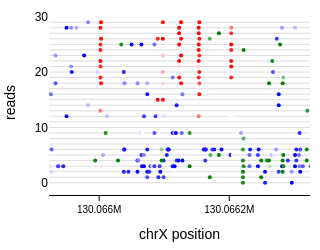

Notebook code for this chart:
### Code cell
load_window_size = 100
fig = plot_read_browser.plot_read_browser(
    mod_file_name=output_dir / f"extract.{ctcf_output_id}" / "reads.combined_basemods.h5",
    motifs=["A,0", "GCH,1", "WCG,1"],
    region=FEATURED_SITE,
    thresh=0.75,
    window_size=load_window_size,
    span_full_window=True,
    width=0.8,
    # size=4,
    sort_by="WCG,1_mod_fraction"
)
fig.update_layout(
    width=200,# these values are in pixels
    height=250,    
    margin=dict(t=10, b=10, l=10, r=10),
    title={
        'text': "",
        'x': 0.5,
        'xanchor': 'center',
        'y': 0.9,  # Adjust the vertical position of the title
        'yanchor': 'top',
        'pad': {'b': 10} 
    },
    xaxis_title='chrX position',
    yaxis_title='reads',
    font=dict(family="Arial", color='black')
)
fig.update_traces(marker_showscale=False)
fig.update_xaxes(
    ticks="outside",          # THE key one — draws the actual tick marks
    ticklen=5,                # length of each tick in px
    tickwidth=1,
    tickcolor="black",
    tickangle=0,              # horizontal labels
    showline=True,            # the axis baseline
    linecolor="black",
    linewidth=1,
    tickfont=dict(size=10, color="black"),
    nticks=4,                 # roughly matches the spacing in your target
)
fig.write_image(config.figure_dir / f"single_read_sorted_{FEATURED_SITE.replace(':', '_').replace('-', '_')}.svg", format="svg", scale=2)
fig.show()

### Figure 1 — Plotly figure (JSON) as saved in the notebook; plotly's stock layout.template omitted (floating-point values rounded to 4 significant figures; data arrays with more than 128 entries replaced by an {"elided": "..."} marker saying what was removed)
{"data": [{"hoverinfo": "text", "hovertext": "224ae384-27cc-4e2c-9d61-94c60d80c65d", "line": {"color": "lightgrey", "width": 0.8}, "marker": {"showscale": false}, "mode": "lines", "showlegend": false, "type": "scatter", "x": [130055420, 130111165], "y": [4, 4]}, {"hoverinfo": "text", "hovertext": "e559693d-2a98-4593-a53a-9e5a2205bd98", "line": {"color": "lightgrey", "width": 0.8}, "marker": {"showscale": false}, "mode": "lines", "showlegend": false, "type": "scatter", "x": [130040096, 130085966], "y": [7, 7]}, {"hoverinfo": "text", "hovertext": "43ee651c-4c7e-4130-9aff-bde13c4ed8af", "line": {"color": "lightgrey", "width": 0.8}, "marker": {"showscale": false}, "mode": "lines", "showlegend": false, "type": "scatter", "x": [130054113, 130087046], "y": [2, 2]}, {"hoverinfo": "text", "hovertext": "0f5f318f-6580-4314-9482-299aad1d5481", "line": {"color": "lightgrey", "width": 0.8}, "marker": {"showscale": false}, "mode": "lines", "showlegend": false, "type": "scatter", "x": [130049776, 130079839], "y": [14, 14]}, {"hoverinfo": "text", "hovertext": "92181d21-aedf-4351-9f14-45a019d3f2ac", "line": {"color": "lightgrey", "width": 0.8}, "marker": {"showscale": false}, "mode": "lines", "showlegend": false, "type": "scatter", "x": [130044283, 130068565], "y": [10, 10]}, {"hoverinfo": "text", "hovertext": "1d541fe0-2e7d-4e66-b927-facc78dba4ee", "line": {"color": "lightgrey", "width": 0.8}, "marker": {"showscale": false}, "mode": "lines", "showlegend": false, "type": "scatter", "x": [130049088, 130073356], "y": [28, 28]}, {"hoverinfo": "text", "hovertext": "9297bccc-1bcd-47c2-b34d-1f20d1ee4eeb", "line": {"color": "lightgrey", "width": 0.8}, "marker": {"showscale": false}, "mode": "lines", "showlegend": false, "type": "scatter", "x": [130048394, 130070937], "y": [6, 6]}, {"hoverinfo": "text", "hovertext": "a03af16d-586b-4c42-89b9-487074273eb9", "line": {"color": "lightgrey", "width": 0.8}, "marker": {"showscale": false}, "mode": "lines", "showlegend": false, "type": "scatter", "x": [130049559, 130071780], "y": [15, 15]}, {"hoverinfo": "text", "hovertext": "ca97622e-a2cb-47b9-9cb4-1ea17f636ccc", "line": {"color": "lightgrey", "width": 0.8}, "marker": {"showscale": false}, "mode": "lines", "showlegend": false, "type": "scatter", "x": [130060499, 130081967], "y": [26, 26]}, {"hoverinfo": "text", "hovertext": "489271da-e61c-4810-abd4-c5e74d84e8ec", "line": {"color": "lightgrey", "width": 0.8}, "marker": {"showscale": false}, "mode": "lines", "showlegend": false, "type": "scatter", "x": [130053827, 130071468], "y": [5, 5]}, {"hoverinfo": "text", "hovertext": "38095a4a-0b2a-4488-a21a-d987ef675f26", "line": {"color": "lightgrey", "width": 0.8}, "marker": {"showscale": false}, "mode": "lines", "showlegend": false, "type": "scatter", "x": [130062926, 130076011], "y": [13, 13]}, {"hoverinfo": "text", "hovertext": "461b93e2-6455-47cb-9106-528a9a8fa088", "line": {"color": "lightgrey", "width": 0.8}, "marker": {"showscale": false}, "mode": "lines", "showlegend": false, "type": "scatter", "x": [130063384, 130075584], "y": [24, 24]}, {"hoverinfo": "text", "hovertext": "13a8e2a9-fe27-4333-a755-42193cc4fc99", "line": {"color": "lightgrey", "width": 0.8}, "marker": {"showscale": false}, "mode": "lines", "showlegend": false, "type": "scatter", "x": [130058358, 130070414], "y": [21, 21]}, {"hoverinfo": "text", "hovertext": "69c2301c-438f-4712-84bf-f59355775635", "line": {"color": "lightgrey", "width": 0.8}, "marker": {"showscale": false}, "mode": "lines", "showlegend": false, "type": "scatter", "x": [130055542, 130067355], "y": [18, 18]}, {"hoverinfo": "text", "hovertext": "2fe64f26-5bb4-4ec8-a362-cd45c8825e66", "line": {"color": "lightgrey", "width": 0.8}, "marker": {"showscale": false}, "mode": "lines", "showlegend": false, "type": "scatter", "x": [130055534, 130067329], "y": [25, 25]}, {"hoverinfo": "text", "hovertext": "583f9309-4302-4f53-a0fd-00fac729b1e0", "line": {"color": "lightgrey", "width": 0.8}, "marker": {"showscale": false}, "mode": "lines", "showlegend": false, "type": "scatter", "x": [130058090, 130069411], "y": [20, 20]}, {"hoverinfo": "text", "hovertext": "bd309330-e186-4c5f-bcb5-9ff9c0958baa", "line": {"color": "lightgrey", "width": 0.8}, "marker": {"showscale": false}, "mode": "lines", "showlegend": false, "type": "scatter", "x": [130065172, 130076486], "y": [3, 3]}, {"hoverinfo": "text", "hovertext": "3b1d9b84-8e74-41ab-a91c-c3ce96c41933", "line": {"color": "lightgrey", "width": 0.8}, "marker": {"showscale": false}, "mode": "lines", "showlegend": false, "type": "scatter", "x": [130064572, 130075605], "y": [8, 8]}, {"hoverinfo": "text", "hovertext": "f2917bfc-337b-435a-a63f-c9207c8d6fe2", "line": {"color": "lightgrey", "width": 0.8}, "marker": {"showscale": false}, "mode": "lines", "showlegend": false, "type": "scatter", "x": [130061172, 130071328], "y": [23, 23]}, {"hoverinfo": "text", "hovertext": "c6a4bd32-bb7c-49a2-94df-2c53fbb4d619", "line": {"color": "lightgrey", "width": 0.8}, "marker": {"showscale": false}, "mode": "lines", "showlegend": false, "type": "scatter", "x": [130063875, 130073918], "y": [0, 0]}, {"hoverinfo": "text", "hovertext": "2b53fb4f-d521-4709-8694-9c75c88c4958", "line": {"color": "lightgrey", "width": 0.8}, "marker": {"showscale": false}, "mode": "lines", "showlegend": false, "type": "scatter", "x": [130057502, 130066892], "y": [17, 17]}, {"hoverinfo": "text", "hovertext": "52fab228-500f-4542-9279-4ce4d4cbd520", "line": {"color": "lightgrey", "width": 0.8}, "marker": {"showscale": false}, "mode": "lines", "showlegend": false, "type": "scatter", "x": [130058159, 130067446], "y": [29, 29]}, {"hoverinfo": "text", "hovertext": "efea9208-b49f-46e5-a9c8-5576ae4a8590", "line": {"color": "lightgrey", "width": 0.8}, "marker": {"showscale": false}, "mode": "lines", "showlegend": false, "type": "scatter", "x": [130060297, 130069024], "y": [9, 9]}, {"hoverinfo": "text", "hovertext": "26784a24-2070-4a7d-9d6a-e677095318a2", "line": {"color": "lightgrey", "width": 0.8}, "marker": {"showscale": false}, "mode": "lines", "showlegend": false, "type": "scatter", "x": [130058219, 130066609], "y": [12, 12]}, {"hoverinfo": "text", "hovertext": "e0dc4663-9ceb-4f4e-9d00-6475286f8df9", "line": {"color": "lightgrey", "width": 0.8}, "marker": {"showscale": false}, "mode": "lines", "showlegend": false, "type": "scatter", "x": [130064276, 130070761], "y": [19, 19]}, {"hoverinfo": "text", "hovertext": "693c4321-94e8-43ca-82cf-de5b53b653fd", "line": {"color": "lightgrey", "width": 0.8}, "marker": {"showscale": false}, "mode": "lines", "showlegend": false, "type": "scatter", "x": [130064275, 130070754], "y": [16, 16]}, {"hoverinfo": "text", "hovertext": "cda75c24-b8f1-4cd0-8951-3a4acb5d987b", "line": {"color": "lightgrey", "width": 0.8}, "marker": {"showscale": false}, "mode": "lines", "showlegend": false, "type": "scatter", "x": [130060304, 130066764], "y": [22, 22]}, {"hoverinfo": "text", "hovertext": "0f6da52b-e5ab-4246-ab5f-5a4ef3e9f411", "line": {"color": "lightgrey", "width": 0.8}, "marker": {"showscale": false}, "mode": "lines", "showlegend": false, "type": "scatter", "x": [130065808, 130071912], "y": [1, 1]}, {"hoverinfo": "text", "hovertext": "3fe315fc-8478-49cb-b619-5db50f1cec2e", "line": {"color": "lightgrey", "width": 0.8}, "marker": {"showscale": false}, "mode": "lines", "showlegend": false, "type": "scatter", "x": [130063724, 130068210], "y": [11, 11]}, {"hoverinfo": "text", "hovertext": "b893c634-d197-414a-a2f8-b8229cc59db6", "line": {"color": "lightgrey", "width": 0.8}, "marker": {"showscale": false}, "mode": "lines", "showlegend": false, "type": "scatter", "x": [130063715, 130067422], "y": [27, 27]}, {"customdata": {"elided": "1666x2 mixed values"}, "hovertemplate": "<b>Read</b>: %{customdata[0]}<br><b>Position</b>: %{x:,}<br><b>Probability</b>: %{customdata[1]:.2f}", "marker": {"cmax": 1, "cmin": 0.75, "color": {"elided": "1666 float values"}, "colorbar": {"thickness": 15, "tickmode": "array", "ticks": "outside", "ticktext": ["0.75", "1.0"], "tickvals": [0.752, 0.998], "title": {"side": "right", "text": "A,0 probability"}, "x": 1}, "colorscale": [[0, "white"], [1, "blue"]], "showscale": false, "size": 4}, "mode": "markers", "showlegend": false, "type": "scatter", "x": {"elided": "1666 int values"}, "y": {"elided": "1666 int values"}}, {"customdata": {"elided": "619x2 mixed values"}, "hovertemplate": "<b>Read</b>: %{customdata[0]}<br><b>Position</b>: %{x:,}<br><b>Probability</b>: %{customdata[1]:.2f}", "marker": {"cmax": 1, "cmin": 0.75, "color": {"elided": "619 float values"}, "colorbar": {"thickness": 15, "tickmode": "array", "ticks": "outside", "ticktext": ["0.75", "1.0"], "tickvals": [0.752, 0.998], "title": {"side": "right", "text": "GCH,1 probability"}, "x": 1.1}, "colorscale": [[0, "white"], [1, "green"]], "showscale": false, "size": 4}, "mode": "markers", "showlegend": false, "type": "scatter", "x": {"elided": "619 int values"}, "y": {"elided": "619 int values"}}, {"customdata": {"elided": "1030x2 mixed values"}, "hovertemplate": "<b>Read</b>: %{customdata[0]}<br><b>Position</b>: %{x:,}<br><b>Probability</b>: %{customdata[1]:.2f}", "marker": {"cmax": 1, "cmin": 0.75, "color": {"elided": "1030 float values"}, "colorbar": {"thickness": 15, "tickmode": "array", "ticks": "outside", "ticktext": ["0.75", "1.0"], "tickvals": [0.752, 0.998], "title": {"side": "right", "text": "WCG,1 probability"}, "x": 1.2}, "colorscale": [[0, "white"], [1, "red"]], "showscale": false, "size": 4}, "mode": "markers", "showlegend": false, "type": "scatter", "x": {"elided": "1030 int values"}, "y": {"elided": "1030 int values"}}], "layout": {"barmode": "overlay", "font": {"color": "black", "family": "Arial"}, "height": 250, "hovermode": "closest", "margin": {"b": 10, "l": 10, "r": 10, "t": 10}, "plot_bgcolor": "rgba(0,0,0,0)", "title": {"pad": {"b": 10}, "text": "", "x": 0.5, "xanchor": "center", "y": 0.9, "yanchor": "top"}, "width": 200, "xaxis": {"linecolor": "black", "linewidth": 1, "nticks": 4, "range": [130065923, 130066324], "showline": true, "tickangle": 0, "tickcolor": "black", "tickfont": {"color": "black", "size": 10}, "ticklen": 5, "ticks": "outside", "tickwidth": 1, "title": {"text": "chrX position"}}, "yaxis": {"title": {"text": "reads"}}}}
